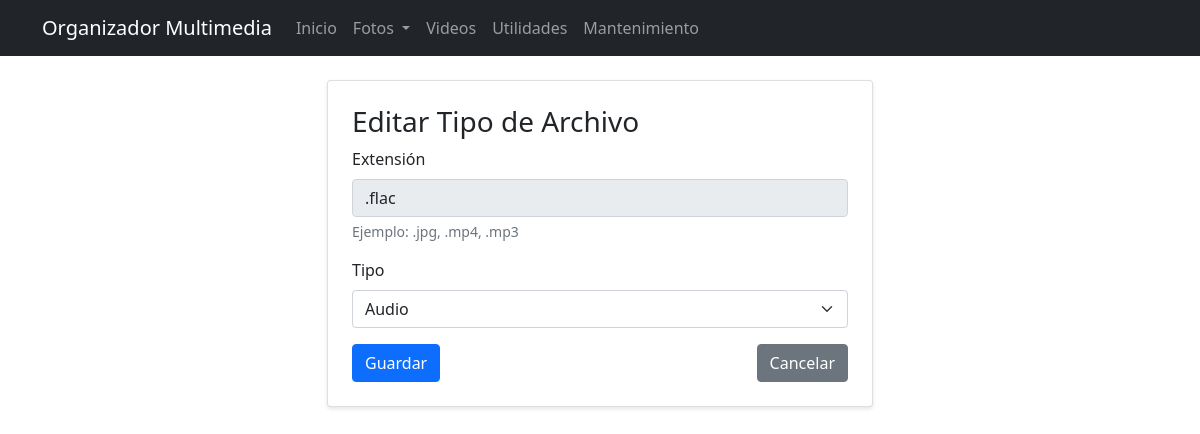
/maintenance/file-types/21/edit, run on an earlier commit of the app's database.
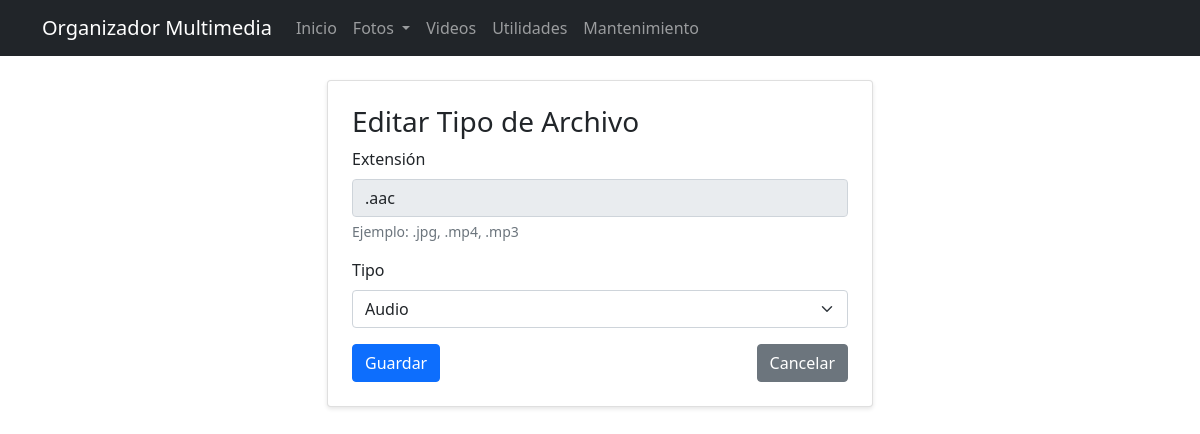
And on a later commit of the database.
### app/models/database.py (models this page shows, shortened)
class FileType(db.Model):
    id = db.Column(db.Integer, primary_key=True)
    extension = db.Column(db.String(10), unique=True, nullable=False)
    type = db.Column(db.String(10), nullable=False)

### app/routes/maintenance.py (the view)
@bp.route('/file-types/<int:id>/edit', methods=['GET', 'POST'])
def edit_file_type(id):
    file_type = FileType.query.get_or_404(id)
    if request.method == 'POST':
        file_type.type = request.form.get('type')
        db.session.commit()
        clear_extensions_cache()  # Limpiar cache después de editar
        flash('Tipo de archivo actualizado correctamente.', 'success')
        return redirect(url_for('maintenance.file_types'))
    return render_template('maintenance/file_type_form.html', file_type=file_type)

### app/templates/maintenance/file_type_form.html (shortened to what this page needs)
{% extends "base.html" %}
{% block content %}
<div class="row">
    <div class="col-md-6 offset-md-3">
        <div class="card">
            <div class="card-body">
                <h3 class="card-title">
                    {% if file_type %}Editar{% else %}Añadir{% endif %} Tipo de Archivo
                </h3>
                <form method="POST">
                    <div class="mb-3">
                        <label for="extension" class="form-label">Extensión</label>
                        <input type="text"
                               class="form-control"
                               id="extension"
                               name="extension"
                               value="{{ file_type.extension if file_type else '' }}"
                               {% if file_type %}readonly{% endif %}
                               required>
                        <div class="form-text">Ejemplo: .jpg, .mp4, .mp3</div>
                    </div>
                    <div class="mb-3">
                        <label for="type" class="form-label">Tipo</label>
                        <select class="form-select" id="type" name="type" required>
                            <option value="audio"
                                {% if file_type and file_type.type == 'audio' %}selected{% endif %}>
                                Audio
                            </option>
                        </select>
                    </div>
                    <div class="d-flex justify-content-between">
                        <button type="submit" class="btn btn-primary">Guardar</button>
                        <a href="{{ url_for('maintenance.file_types') }}" class="btn btn-secondary">
                            Cancelar
                        </a>
                    </div>
                </form>
            </div>
        </div>
    </div>
</div>
{% endblock %}

What changed in the data, as far as the page shows it:
changed FileType "Audio": extension ".flac" → ".aac"
